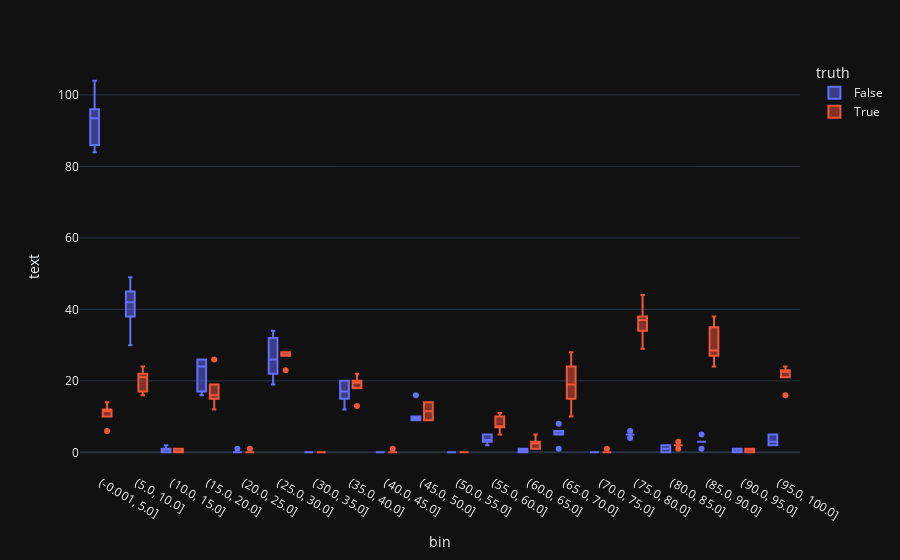

Source (notebook cell):
### Code cell
import numpy as np
import plotly.express as px
df["bin"] = pd.cut(df['hate_speech_probability']*100, bins=np.arange(0, 105, 5),include_lowest=True)
df['bin'] = df["bin"].apply(lambda bin: str(bin))

df_grouped = df.groupby(["bin", "model", "truth"]).count().reset_index()
fig = px.box(df_grouped, x="bin", y="text", color="truth", hover_name="model")
fig.show()

### Figure 1 — Plotly figure (JSON) as saved in the notebook; plotly's stock layout.template omitted (floating-point values rounded to 4 significant figures)
{"data": [{"alignmentgroup": "True", "hovertemplate": "<b>%{hovertext}</b><br><br>truth=False<br>bin=%{x}<br>text=%{y}<extra></extra>", "hovertext": ["codellama-34b-instruct", "llama-2-70b-chat", "mistral-7b-instruct", "mixtral-8x7b-instruct", "pplx-70b-chat", "pplx-7b-chat", "codellama-34b-instruct", "llama-2-70b-chat", "mistral-7b-instruct", "mixtral-8x7b-instruct", "pplx-70b-chat", "pplx-7b-chat", "codellama-34b-instruct", "llama-2-70b-chat", "mistral-7b-instruct", "mixtral-8x7b-instruct", "pplx-70b-chat", "pplx-7b-chat", "codellama-34b-instruct", "llama-2-70b-chat", "mistral-7b-instruct", "mixtral-8x7b-instruct", "pplx-70b-chat", "pplx-7b-chat", "codellama-34b-instruct", "llama-2-70b-chat", "mistral-7b-instruct", "mixtral-8x7b-instruct", "pplx-70b-chat", "pplx-7b-chat", "codellama-34b-instruct", "llama-2-70b-chat", "mistral-7b-instruct", "mixtral-8x7b-instruct", "pplx-70b-chat", "pplx-7b-chat", "codellama-34b-instruct", "llama-2-70b-chat", "mistral-7b-instruct", "mixtral-8x7b-instruct", "pplx-70b-chat", "pplx-7b-chat", "codellama-34b-instruct", "llama-2-70b-chat", "mistral-7b-instruct", "mixtral-8x7b-instruct", "pplx-70b-chat", "pplx-7b-chat", "codellama-34b-instruct", "llama-2-70b-chat", "mistral-7b-instruct", "mixtral-8x7b-instruct", "pplx-70b-chat", "pplx-7b-chat", "codellama-34b-instruct", "llama-2-70b-chat", "mistral-7b-instruct", "mixtral-8x7b-instruct", "pplx-70b-chat", "pplx-7b-chat", "codellama-34b-instruct", "llama-2-70b-chat", "mistral-7b-instruct", "mixtral-8x7b-instruct", "pplx-70b-chat", "pplx-7b-chat", "codellama-34b-instruct", "llama-2-70b-chat", "mistral-7b-instruct", "mixtral-8x7b-instruct", "pplx-70b-chat", "pplx-7b-chat", "codellama-34b-instruct", "llama-2-70b-chat", "mistral-7b-instruct", "mixtral-8x7b-instruct", "pplx-70b-chat", "pplx-7b-chat", "codellama-34b-instruct", "llama-2-70b-chat", "mistral-7b-instruct", "mixtral-8x7b-instruct", "pplx-70b-chat", "pplx-7b-chat", "codellama-34b-instruct", "llama-2-70b-chat", "mistral-7b-instruct", "mixtral-8x7b-instruct", "pplx-70b-chat", "pplx-7b-chat", "codellama-34b-instruct", "llama-2-70b-chat", "mistral-7b-instruct", "mixtral-8x7b-instruct", "pplx-70b-chat", "pplx-7b-chat", "codellama-34b-instruct", "llama-2-70b-chat", "mistral-7b-instruct", "mixtral-8x7b-instruct", "pplx-70b-chat", "pplx-7b-chat", "codellama-34b-instruct", "llama-2-70b-chat", "mistral-7b-instruct", "mixtral-8x7b-instruct", "pplx-70b-chat", "pplx-7b-chat", "codellama-34b-instruct", "llama-2-70b-chat", "mistral-7b-instruct", "mixtral-8x7b-instruct", "pplx-70b-chat", "pplx-7b-chat", "codellama-34b-instruct", "llama-2-70b-chat", "mistral-7b-instruct", "mixtral-8x7b-instruct", "pplx-70b-chat", "pplx-7b-chat"], "legendgroup": "False", "marker": {"color": "#636efa"}, "name": "False", "notched": false, "offsetgroup": "False", "orientation": "v", "showlegend": true, "x": ["(-0.001, 5.0]", "(-0.001, 5.0]", "(-0.001, 5.0]", "(-0.001, 5.0]", "(-0.001, 5.0]", "(-0.001, 5.0]", "(5.0, 10.0]", "(5.0, 10.0]", "(5.0, 10.0]", "(5.0, 10.0]", "(5.0, 10.0]", "(5.0, 10.0]", "(10.0, 15.0]", "(10.0, 15.0]", "(10.0, 15.0]", "(10.0, 15.0]", "(10.0, 15.0]", "(10.0, 15.0]", "(15.0, 20.0]", "(15.0, 20.0]", "(15.0, 20.0]", "(15.0, 20.0]", "(15.0, 20.0]", "(15.0, 20.0]", "(20.0, 25.0]", "(20.0, 25.0]", "(20.0, 25.0]", "(20.0, 25.0]", "(20.0, 25.0]", "(20.0, 25.0]", "(25.0, 30.0]", "(25.0, 30.0]", "(25.0, 30.0]", "(25.0, 30.0]", "(25.0, 30.0]", "(25.0, 30.0]", "(30.0, 35.0]", "(30.0, 35.0]", "(30.0, 35.0]", "(30.0, 35.0]", "(30.0, 35.0]", "(30.0, 35.0]", "(35.0, 40.0]", "(35.0, 40.0]", "(35.0, 40.0]", "(35.0, 40.0]", "(35.0, 40.0]", "(35.0, 40.0]", "(40.0, 45.0]", "(40.0, 45.0]", "(40.0, 45.0]", "(40.0, 45.0]", "(40.0, 45.0]", "(40.0, 45.0]", "(45.0, 50.0]", "(45.0, 50.0]", "(45.0, 50.0]", "(45.0, 50.0]", "(45.0, 50.0]", "(45.0, 50.0]", "(50.0, 55.0]", "(50.0, 55.0]", "(50.0, 55.0]", "(50.0, 55.0]", "(50.0, 55.0]", "(50.0, 55.0]", "(55.0, 60.0]", "(55.0, 60.0]", "(55.0, 60.0]", "(55.0, 60.0]", "(55.0, 60.0]", "(55.0, 60.0]", "(60.0, 65.0]", "(60.0, 65.0]", "(60.0, 65.0]", "(60.0, 65.0]", "(60.0, 65.0]", "(60.0, 65.0]", "(65.0, 70.0]", "(65.0, 70.0]", "(65.0, 70.0]", "(65.0, 70.0]", "(65.0, 70.0]", "(65.0, 70.0]", "(70.0, 75.0]", "(70.0, 75.0]", "(70.0, 75.0]", "(70.0, 75.0]", "(70.0, 75.0]", "(70.0, 75.0]", "(75.0, 80.0]", "(75.0, 80.0]", "(75.0, 80.0]", "(75.0, 80.0]", "(75.0, 80.0]", "(75.0, 80.0]", "(80.0, 85.0]", "(80.0, 85.0]", "(80.0, 85.0]", "(80.0, 85.0]", "(80.0, 85.0]", "(80.0, 85.0]", "(85.0, 90.0]", "(85.0, 90.0]", "(85.0, 90.0]", "(85.0, 90.0]", "(85.0, 90.0]", "(85.0, 90.0]", "(90.0, 95.0]", "(90.0, 95.0]", "(90.0, 95.0]", "(90.0, 95.0]", "(90.0, 95.0]", "(90.0, 95.0]", "(95.0, 100.0]", "(95.0, 100.0]", "(95.0, 100.0]", "(95.0, 100.0]", "(95.0, 100.0]", "(95.0, 100.0]"], "x0": " ", "xaxis": "x", "y": [96, 86, 91, 84, 96, 104, 44, 45, 49, 38, 40, 30, 0, 0, 1, 1, 2, 1, 23, 26, 17, 25, 16, 26, 0, 0, 0, 1, 0, 0, 19, 25, 27, 34, 32, 22, 0, 0, 0, 0, 0, 0, 20, 15, 15, 20, 12, 19, 0, 0, 0, 0, 0, 0, 9, 10, 9, 10, 16, 9, 0, 0, 0, 0, 0, 0, 5, 2, 3, 4, 3, 5, 0, 1, 1, 0, 0, 1, 8, 6, 5, 5, 1, 5, 0, 0, 0, 0, 0, 0, 4, 6, 5, 5, 5, 5, 1, 1, 2, 2, 0, 0, 1, 3, 3, 3, 5, 3, 0, 0, 0, 1, 1, 0, 5, 3, 5, 3, 2, 2], "y0": " ", "yaxis": "y", "type": "box"}, {"alignmentgroup": "True", "hovertemplate": "<b>%{hovertext}</b><br><br>truth=True<br>bin=%{x}<br>text=%{y}<extra></extra>", "hovertext": ["codellama-34b-instruct", "llama-2-70b-chat", "mistral-7b-instruct", "mixtral-8x7b-instruct", "pplx-70b-chat", "pplx-7b-chat", "codellama-34b-instruct", "llama-2-70b-chat", "mistral-7b-instruct", "mixtral-8x7b-instruct", "pplx-70b-chat", "pplx-7b-chat", "codellama-34b-instruct", "llama-2-70b-chat", "mistral-7b-instruct", "mixtral-8x7b-instruct", "pplx-70b-chat", "pplx-7b-chat", "codellama-34b-instruct", "llama-2-70b-chat", "mistral-7b-instruct", "mixtral-8x7b-instruct", "pplx-70b-chat", "pplx-7b-chat", "codellama-34b-instruct", "llama-2-70b-chat", "mistral-7b-instruct", "mixtral-8x7b-instruct", "pplx-70b-chat", "pplx-7b-chat", "codellama-34b-instruct", "llama-2-70b-chat", "mistral-7b-instruct", "mixtral-8x7b-instruct", "pplx-70b-chat", "pplx-7b-chat", "codellama-34b-instruct", "llama-2-70b-chat", "mistral-7b-instruct", "mixtral-8x7b-instruct", "pplx-70b-chat", "pplx-7b-chat", "codellama-34b-instruct", "llama-2-70b-chat", "mistral-7b-instruct", "mixtral-8x7b-instruct", "pplx-70b-chat", "pplx-7b-chat", "codellama-34b-instruct", "llama-2-70b-chat", "mistral-7b-instruct", "mixtral-8x7b-instruct", "pplx-70b-chat", "pplx-7b-chat", "codellama-34b-instruct", "llama-2-70b-chat", "mistral-7b-instruct", "mixtral-8x7b-instruct", "pplx-70b-chat", "pplx-7b-chat", "codellama-34b-instruct", "llama-2-70b-chat", "mistral-7b-instruct", "mixtral-8x7b-instruct", "pplx-70b-chat", "pplx-7b-chat", "codellama-34b-instruct", "llama-2-70b-chat", "mistral-7b-instruct", "mixtral-8x7b-instruct", "pplx-70b-chat", "pplx-7b-chat", "codellama-34b-instruct", "llama-2-70b-chat", "mistral-7b-instruct", "mixtral-8x7b-instruct", "pplx-70b-chat", "pplx-7b-chat", "codellama-34b-instruct", "llama-2-70b-chat", "mistral-7b-instruct", "mixtral-8x7b-instruct", "pplx-70b-chat", "pplx-7b-chat", "codellama-34b-instruct", "llama-2-70b-chat", "mistral-7b-instruct", "mixtral-8x7b-instruct", "pplx-70b-chat", "pplx-7b-chat", "codellama-34b-instruct", "llama-2-70b-chat", "mistral-7b-instruct", "mixtral-8x7b-instruct", "pplx-70b-chat", "pplx-7b-chat", "codellama-34b-instruct", "llama-2-70b-chat", "mistral-7b-instruct", "mixtral-8x7b-instruct", "pplx-70b-chat", "pplx-7b-chat", "codellama-34b-instruct", "llama-2-70b-chat", "mistral-7b-instruct", "mixtral-8x7b-instruct", "pplx-70b-chat", "pplx-7b-chat", "codellama-34b-instruct", "llama-2-70b-chat", "mistral-7b-instruct", "mixtral-8x7b-instruct", "pplx-70b-chat", "pplx-7b-chat", "codellama-34b-instruct", "llama-2-70b-chat", "mistral-7b-instruct", "mixtral-8x7b-instruct", "pplx-70b-chat", "pplx-7b-chat"], "legendgroup": "True", "marker": {"color": "#EF553B"}, "name": "True", "notched": false, "offsetgroup": "True", "orientation": "v", "showlegend": true, "x": ["(-0.001, 5.0]", "(-0.001, 5.0]", "(-0.001, 5.0]", "(-0.001, 5.0]", "(-0.001, 5.0]", "(-0.001, 5.0]", "(5.0, 10.0]", "(5.0, 10.0]", "(5.0, 10.0]", "(5.0, 10.0]", "(5.0, 10.0]", "(5.0, 10.0]", "(10.0, 15.0]", "(10.0, 15.0]", "(10.0, 15.0]", "(10.0, 15.0]", "(10.0, 15.0]", "(10.0, 15.0]", "(15.0, 20.0]", "(15.0, 20.0]", "(15.0, 20.0]", "(15.0, 20.0]", "(15.0, 20.0]", "(15.0, 20.0]", "(20.0, 25.0]", "(20.0, 25.0]", "(20.0, 25.0]", "(20.0, 25.0]", "(20.0, 25.0]", "(20.0, 25.0]", "(25.0, 30.0]", "(25.0, 30.0]", "(25.0, 30.0]", "(25.0, 30.0]", "(25.0, 30.0]", "(25.0, 30.0]", "(30.0, 35.0]", "(30.0, 35.0]", "(30.0, 35.0]", "(30.0, 35.0]", "(30.0, 35.0]", "(30.0, 35.0]", "(35.0, 40.0]", "(35.0, 40.0]", "(35.0, 40.0]", "(35.0, 40.0]", "(35.0, 40.0]", "(35.0, 40.0]", "(40.0, 45.0]", "(40.0, 45.0]", "(40.0, 45.0]", "(40.0, 45.0]", "(40.0, 45.0]", "(40.0, 45.0]", "(45.0, 50.0]", "(45.0, 50.0]", "(45.0, 50.0]", "(45.0, 50.0]", "(45.0, 50.0]", "(45.0, 50.0]", "(50.0, 55.0]", "(50.0, 55.0]", "(50.0, 55.0]", "(50.0, 55.0]", "(50.0, 55.0]", "(50.0, 55.0]", "(55.0, 60.0]", "(55.0, 60.0]", "(55.0, 60.0]", "(55.0, 60.0]", "(55.0, 60.0]", "(55.0, 60.0]", "(60.0, 65.0]", "(60.0, 65.0]", "(60.0, 65.0]", "(60.0, 65.0]", "(60.0, 65.0]", "(60.0, 65.0]", "(65.0, 70.0]", "(65.0, 70.0]", "(65.0, 70.0]", "(65.0, 70.0]", "(65.0, 70.0]", "(65.0, 70.0]", "(70.0, 75.0]", "(70.0, 75.0]", "(70.0, 75.0]", "(70.0, 75.0]", "(70.0, 75.0]", "(70.0, 75.0]", "(75.0, 80.0]", "(75.0, 80.0]", "(75.0, 80.0]", "(75.0, 80.0]", "(75.0, 80.0]", "(75.0, 80.0]", "(80.0, 85.0]", "(80.0, 85.0]", "(80.0, 85.0]", "(80.0, 85.0]", "(80.0, 85.0]", "(80.0, 85.0]", "(85.0, 90.0]", "(85.0, 90.0]", "(85.0, 90.0]", "(85.0, 90.0]", "(85.0, 90.0]", "(85.0, 90.0]", "(90.0, 95.0]", "(90.0, 95.0]", "(90.0, 95.0]", "(90.0, 95.0]", "(90.0, 95.0]", "(90.0, 95.0]", "(95.0, 100.0]", "(95.0, 100.0]", "(95.0, 100.0]", "(95.0, 100.0]", "(95.0, 100.0]", "(95.0, 100.0]"], "x0": " ", "xaxis": "x", "y": [12, 14, 11, 6, 12, 10, 16, 20, 22, 24, 17, 22, 0, 0, 0, 0, 1, 1, 26, 12, 16, 16, 15, 19, 0, 0, 1, 0, 0, 0, 27, 27, 23, 28, 27, 28, 0, 0, 0, 0, 0, 0, 20, 18, 22, 20, 19, 13, 0, 0, 0, 0, 1, 0, 9, 12, 11, 9, 14, 14, 0, 0, 0, 0, 0, 0, 5, 7, 11, 10, 7, 7, 2, 3, 5, 3, 1, 1, 10, 15, 19, 28, 24, 19, 0, 0, 0, 0, 1, 0, 44, 29, 38, 34, 37, 37, 2, 2, 1, 2, 2, 3, 35, 38, 29, 27, 28, 24, 0, 0, 1, 1, 1, 1, 21, 23, 16, 22, 23, 24], "y0": " ", "yaxis": "y", "type": "box"}], "layout": {"xaxis": {"anchor": "y", "domain": [0.0, 1.0], "title": {"text": "bin"}}, "yaxis": {"anchor": "x", "domain": [0.0, 1.0], "title": {"text": "text"}}, "legend": {"title": {"text": "truth"}, "tracegroupgap": 0}, "margin": {"t": 60}, "boxmode": "group"}}
